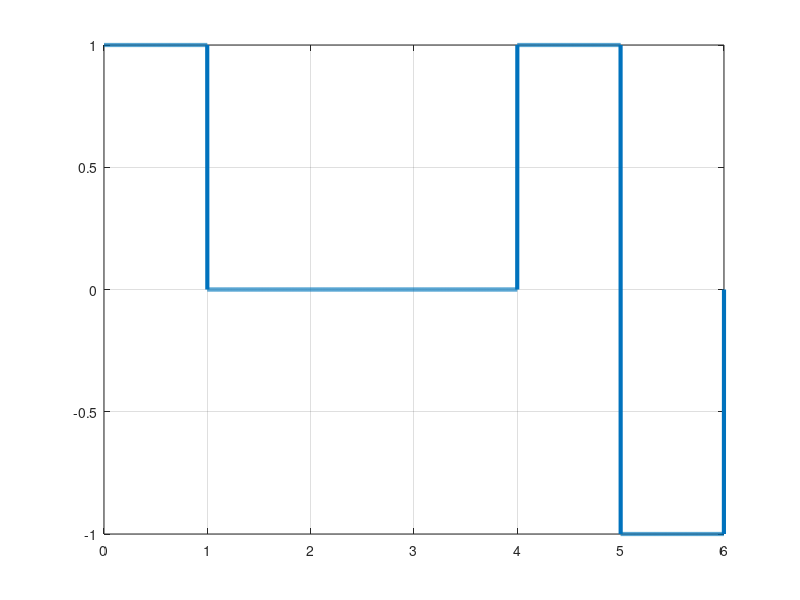

Recreate this plot in MATLAB.
clear;
clc;

bits = [1 0 0 0 0 1];
bitrate = 1;
T = length(bits)/bitrate;
n = 1000;
N = n*length(bits);
dt = T/N;
t = 0:dt:T;
x = zeros(1,length(t));
previous = -1;
for i = 0:length(bits)-1
    if(bits(i+1)) == 1
        if previous == 1
            x(i*n+1:(i+1)*n) = -1;
            previous = -1;
        else if (previous == -1)
            x(i*n+1:(i+1)*n) = 1;
            previous = 1;
            end
        end
    else
        x(i*n+1:(i+1)*n) =0;
    end
end
count=0;
one=0;
previous = -1;
for i = 0:length(bits)-1
    
    if(bits(i+1)) == 1
        one=one+1;
        if previous == 1
            x(i*n+1:(i+1)*n) = -1;
            previous = -1;
        else if (previous == -1)
            x(i*n+1:(i+1)*n) = 1;
            previous = 1;
            end
        end

    else
        x(i*n+1:(i+1)*n) =0;
        count=count+1;
        
        
            if(count==4)
               
                    if(rem( one,2 )==0 && previous == 1)
                        
                        x((i-3)*n+1:(i-2)*n) =-1;
                        x(i*n+1:(i+1)*n) =-1;
                        count=0;
     
                    else if((rem( one,2 )==1) && previous == 1)
                    
                        x(i*n+1:(i+1)*n) =1;
                        count=0;

                        else if(rem( one,2 )==1 && previous == -1)
                        x((i-3)*n+1:(i-2)*n) =-1;
                        count=0;
           
                            else if(rem( one,2 )==0 && previous == -1)
                        x((i-3)*n+1:(i-2)*n) =1;
                        x(i*n+1:(i+1)*n) =1;
                        count=0;
             
                    end
                    end
                    end
                    end
                end
        
        
        end
end


plot(t,x,'LineWidth',3);
grid on;
a = x;
x = 0;
for i=1:length(t)
    if t(i)>x
        x = x + 1;
        if(a(i)==1)
            ans_bits(x) = a(i);
        else if (a(i)==-1)
                ans_bits(x) = 1;
        else
            ans_bits(x) = 0;
            end
        end
    end
end
disp('AMI Decoding: ')
disp(bits)
disp(ans_bits)